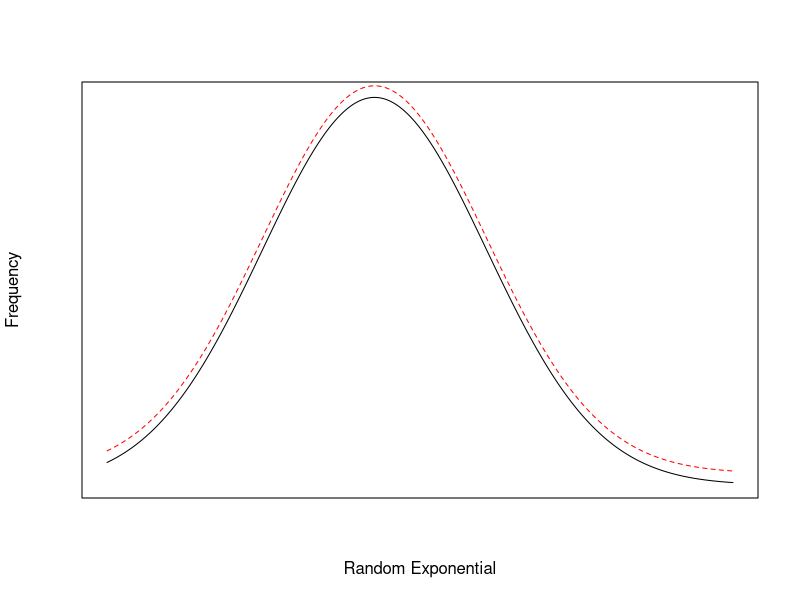
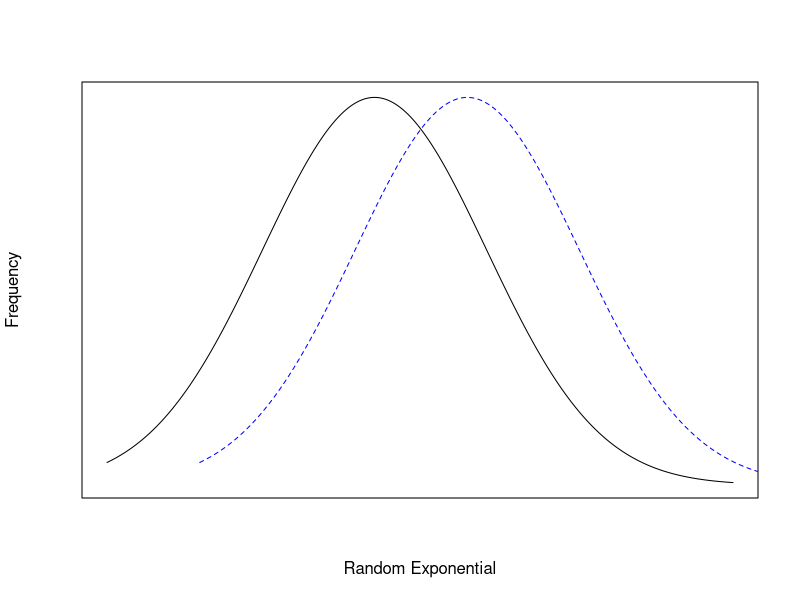
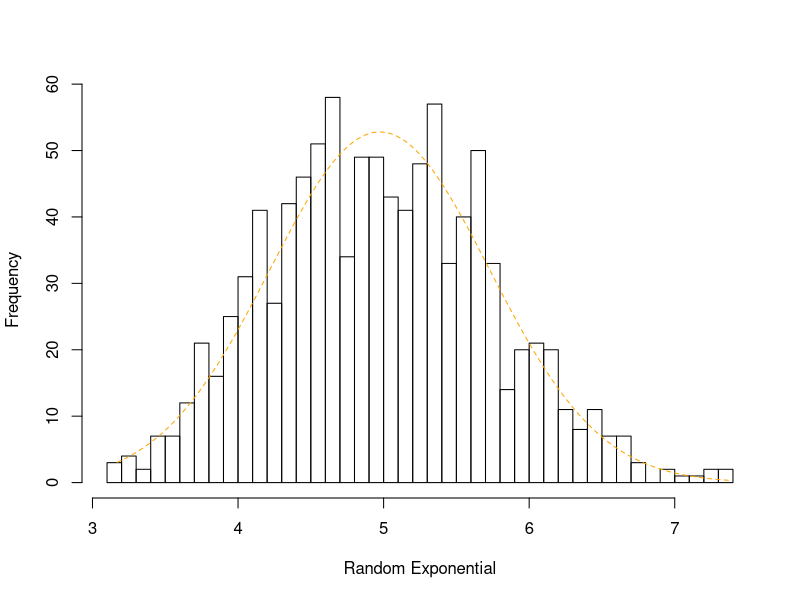

The R source for these figures, in order:
## ---- chunk 1
library(knitr)
library(ggplot2)

# setting the random generator seed to ensure replicable steps
set.seed(1234);

# declaring known variables 
lambda <- 0.2
t_mean <- 1/lambda
n <- 40
n_sim <- 1000

# generating n=40 random exponentials
my_rexp <- function() { rexp(n, rate = lambda) }
summary(my_rexp())

# generating the 1000 simulated trials
simTrials <- data.frame(values=replicate(n_sim, mean(my_rexp() )))
summary(simTrials$values)

# calculating cumputable variables
s_mean <- mean(simTrials$values)
t_sd <- t_mean * 1 / sqrt(n)
s_sd <- sd(simTrials$values)
s_var <- var(simTrials$values)
t_var <- t_sd^2
## ---- chunk 2
# Normal Exponential Distribution
xfit <- seq(min(simTrials$values), max(simTrials$values), length = n_sim) 
yfit <- dnorm(xfit, mean = s_mean, sd = s_sd)

plot(xfit, yfit*50, lty=1, type="l", ylab= "Frequency", xlab="Random Exponential", main="", xaxt='n', yaxt='n')

lines(xfit, yfit*50 + t_sd, lty=2, col ="red")
## ---- chunk 3
# Normal Exponential Distribution
plot(xfit, yfit*10, lty=1, type="l", ylab= "Frequency", xlab="Random Exponential", main="", xaxt='n', yaxt='n')

lines(xfit + t_var, yfit*10, lty=2, col ="blue")

## ---- chunk 4
# Normal Exponential Distribution
h <- hist(simTrials$values, breaks =n, freq= T, ylab= "Frequency", xlab="Random Exponential", main="", col=rgb(1, 1, 1, 0.25))

lines(xfit , yfit * 100, lty=2, col ="orange")
